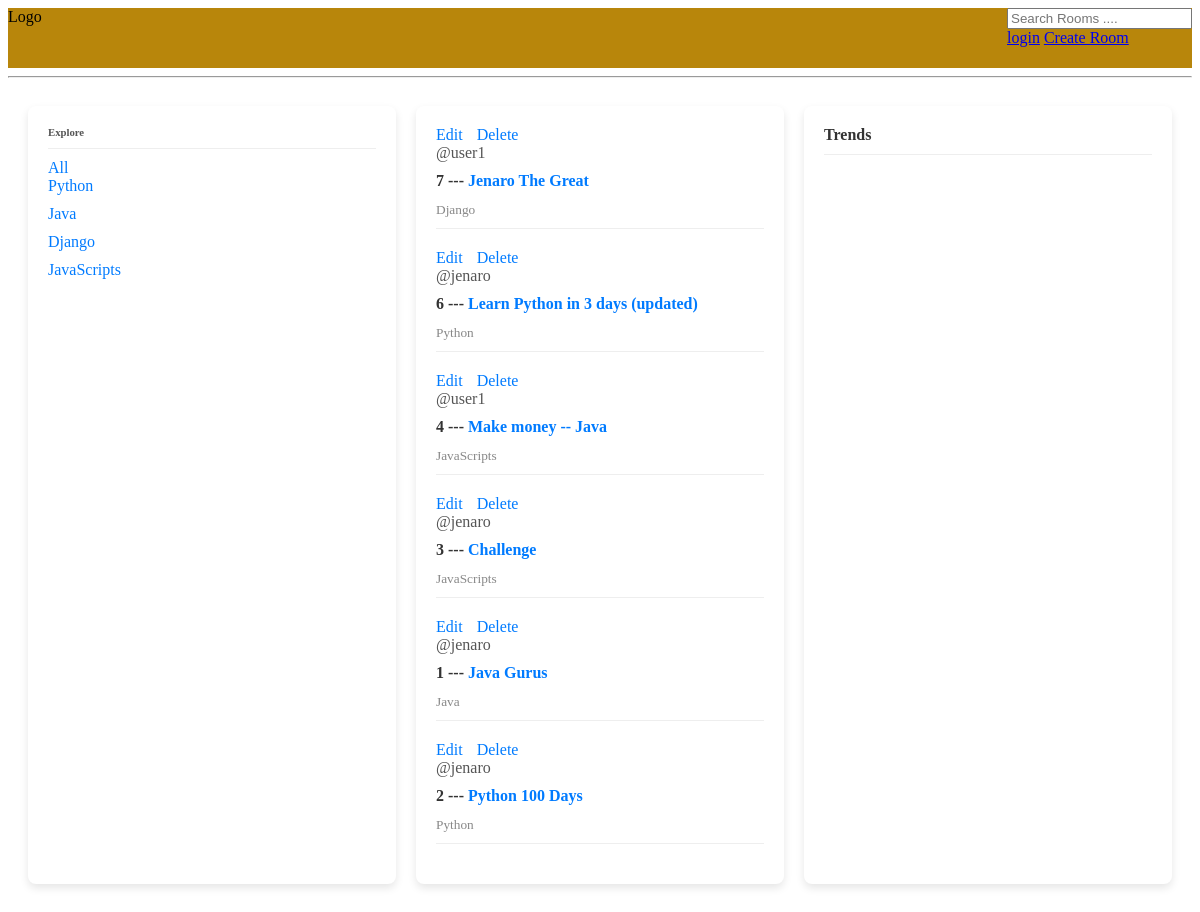
The app's page /, older data.
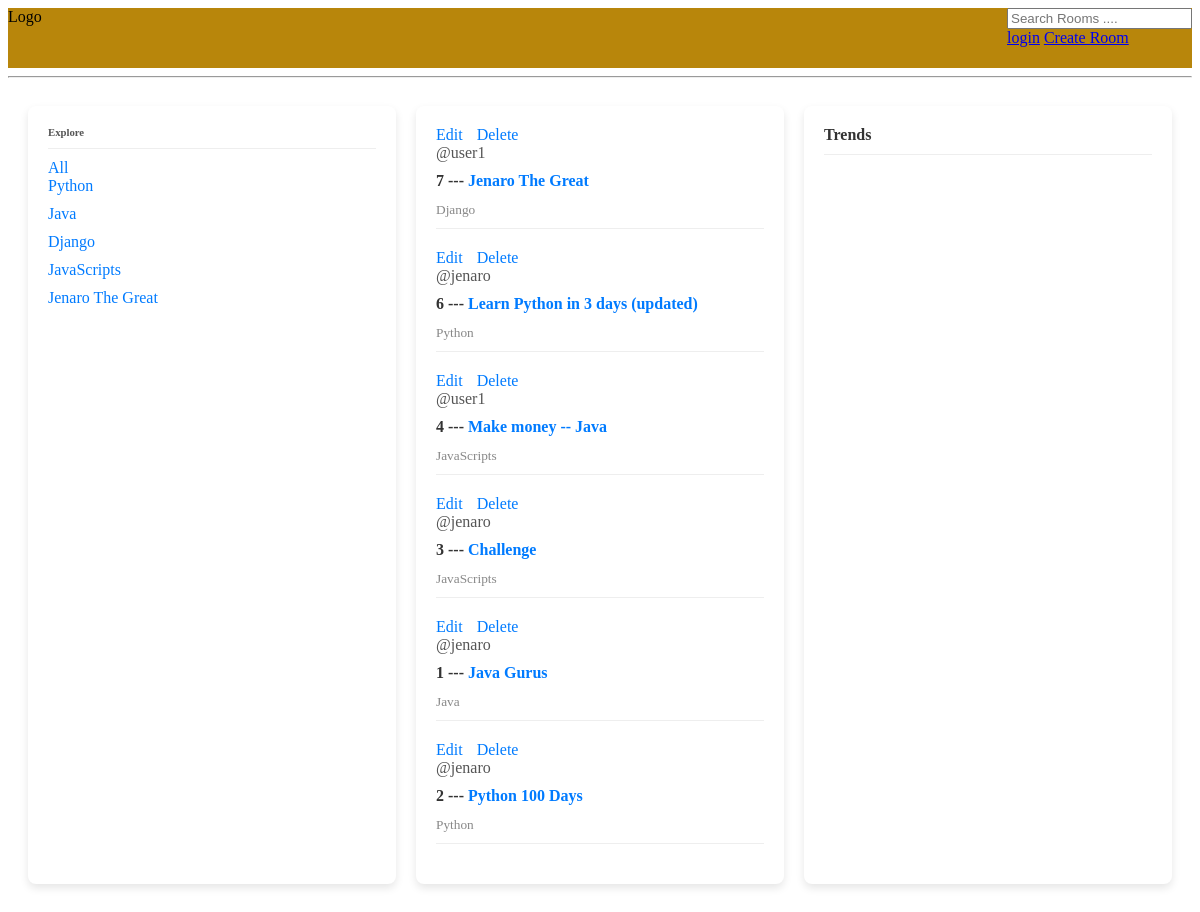
The same page, newer data.
### baseApp/models.py (models this page shows, shortened)
class Topic(models.Model):
    name=models.CharField(max_length=200)

class Room(models.Model):
    host=models.ForeignKey(User, on_delete=models.SET_NULL, null=True)
    topic=models.ForeignKey(Topic, on_delete=models.SET_NULL, null=True)
    name=models.CharField(max_length=200)
    description=models.TextField(null=True, blank=True)
    updated=models.DateTimeField(auto_now=True)
    created=models.DateTimeField(auto_now_add=True)
    class Meta:
        ordering=['-updated', '-created']
    '''
    create string representation of the class(model)

    '''

### baseApp/views.py (the view)
# urls.py: path('', views.home, name="home"),
def home(request):
    q=request.GET.get('q') if request.GET.get('q')!=None else ''
    '''creating topic object .. get to query all columns from the Topic table
    '''
    topics=Topic.objects.all()
    '''Create model manager
    '''
    rooms=Room.objects.filter(topic__name__icontains=q)
    ''''''
    context ={'rooms':rooms, 'topics': topics}
    '''
    '''
    return render(request, "baseApp/home.html", context)

### baseApp/templates/baseApp/home.html (shortened to what this page needs)
{% extends "base.html" %}
{% block content %}
<div style="display: grid; grid-template-columns: repeat(3, 1fr); gap: 20px; padding: 20px;">
  <div style="background: #fff; border-radius: 8px; box-shadow: 0 4px 8px rgba(0, 0, 0, 0.1); padding: 20px;">
    <h6 style="margin: 0 0 10px; color: #555;">Explore</h6>
    <hr style="border: 0; border-top: 1px solid #eee; margin: 10px 0;">
    <div>
      <a href="{% url 'home' %}" style="text-decoration: none; color: #007BFF;">All</a>
    </div>
    {% for topic in topics %}
    <div style="margin-bottom: 10px;">
      <a href="{% url 'home' %}?q={{topic.name}}" style="text-decoration: none; color: #007BFF;">{{ topic.name }}</a>
    </div>
    {% endfor %}
  </div>
  <div style="background: #fff; border-radius: 8px; box-shadow: 0 4px 8px rgba(0, 0, 0, 0.1); padding: 20px;">
    <div>
      {% for rooms in rooms %}
      <div style="margin-bottom: 20px;">
        <a href="{% url 'update-room' rooms.id %}" style="text-decoration: none; color: #007BFF;">Edit</a>
        <a href="{% url 'delete-room' rooms.id %}" style="text-decoration: none; color: #007BFF; margin-left: 10px;">Delete</a>
        <span style="display: block; margin-bottom: 10px; color: #555;">
          @{{rooms.host.username}}
        </span>
        <h4 style="margin: 0 0 10px; color: #333;">{{rooms.id}} --- <a href="{% url 'room' rooms.id %}" style="text-decoration: none; color: #007BFF;">{{rooms.name}}</a></h4>
        <small style="color: #888;">{{rooms.topic.name}}</small>
        <hr style="border: 0; border-top: 1px solid #eee; margin: 10px 0;">
      </div>
      {% endfor %}
    </div>
  </div>
  <div style="background: #fff; border-radius: 8px; box-shadow: 0 4px 8px rgba(0, 0, 0, 0.1); padding: 20px;">
    <h4 style="margin: 0 0 10px; color: #333;">Trends</h4>
    <hr style="border: 0; border-top: 1px solid #eee; margin: 10px 0;">
  </div>
</div>
{% endblock %}

Row changes from the older to the newer data that the page shows:
added Topic: name "Jenaro The Great"
